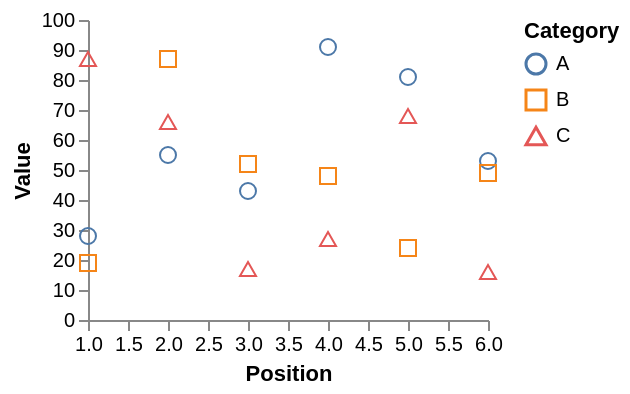

Vega-Lite specification for this chart:
### Vega specification from a JSON file in a GitHub repository (floating-point values rounded to 4 significant figures)
{"$schema": "https://vega.github.io/schema/vega/v3.0.json", "width": 200, "height": 150, "padding": 5, "data": [{"name": "table", "values": [{"index": 1, "value": 28, "position": 1, "category": "A"}, {"index": 2, "value": 55, "position": 2, "category": "A"}, {"index": 3, "value": 43, "position": 3, "category": "A"}, {"index": 4, "value": 91, "position": 4, "category": "A"}, {"index": 5, "value": 81, "position": 5, "category": "A"}, {"index": 6, "value": 53, "position": 6, "category": "A"}, {"index": 7, "value": 19, "position": 1, "category": "B"}, {"index": 8, "value": 87, "position": 2, "category": "B"}, {"index": 9, "value": 52, "position": 3, "category": "B"}, {"index": 10, "value": 48, "position": 4, "category": "B"}, {"index": 11, "value": 24, "position": 5, "category": "B"}, {"index": 12, "value": 49, "position": 6, "category": "B"}, {"index": 13, "value": 87, "position": 1, "category": "C"}, {"index": 14, "value": 66, "position": 2, "category": "C"}, {"index": 15, "value": 17, "position": 3, "category": "C"}, {"index": 16, "value": 27, "position": 4, "category": "C"}, {"index": 17, "value": 68, "position": 5, "category": "C"}, {"index": 18, "value": 16, "position": 6, "category": "C"}]}], "scales": [{"name": "scalePosition", "type": "linear", "range": "width", "domain": {"data": "table", "field": "position"}, "zero": false}, {"name": "scaleValue", "type": "linear", "range": "height", "domain": {"data": "table", "field": "value"}, "zero": true, "nice": true}, {"name": "colorCategory", "type": "ordinal", "range": "category", "domain": {"data": "table", "field": "category"}}, {"name": "symbolCategory", "type": "ordinal", "range": "symbol", "domain": {"data": "table", "field": "category"}}], "axes": [{"orient": "left", "scale": "scaleValue", "title": "Value"}, {"orient": "bottom", "scale": "scalePosition", "title": "Position"}], "legends": [{"stroke": "colorCategory", "shape": "symbolCategory", "title": "Category"}], "marks": [{"type": "symbol", "from": {"data": "table"}, "encode": {"enter": {"x": {"scale": "scalePosition", "field": "position"}, "y": {"scale": "scaleValue", "field": "value"}, "shape": {"scale": "symbolCategory", "field": "category"}, "stroke": {"scale": "colorCategory", "field": "category"}}}}]}
